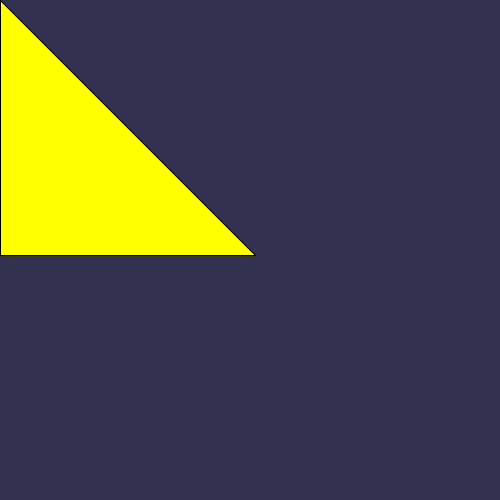
Frame 1 (no input)
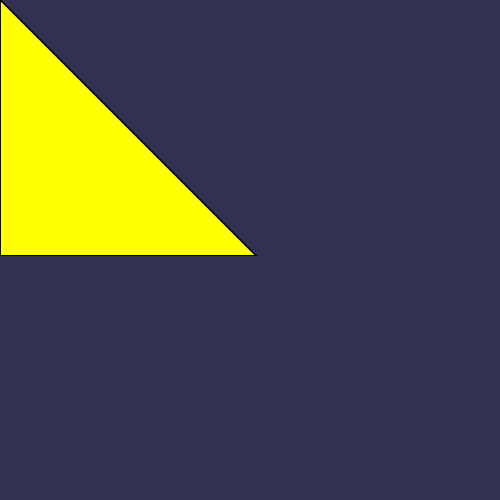
Frame 60 (the mouse pressed at the canvas centre just before this capture)
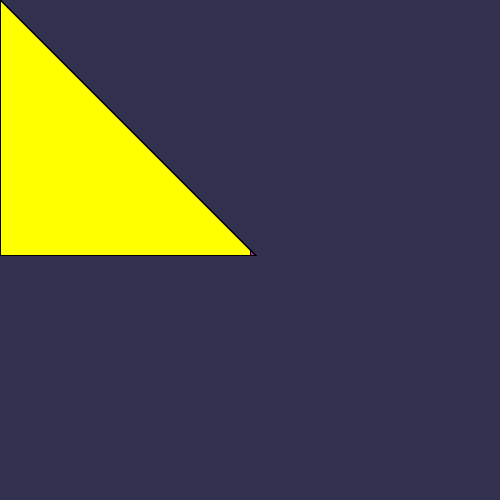
Frame 120 (the mouse held since frame 60 and released just before this capture)

The Processing sketch that drew these frames (run headless with seeded random() and noise(); from frame 60 on, the mouse is pressed at the canvas centre):

// Processing sketch: trippy01
// ── trippy01.pde
void setup(){
  background(50,50,80);
  size(500,500);
}

void draw() {
  if(mousePressed){
    fill(random(255),random(255),random(255));
  }
  
  else{
    fill(255,255,0);
  }
  triangle (mouseX,mouseY,mouseX,255,255,255);
}
